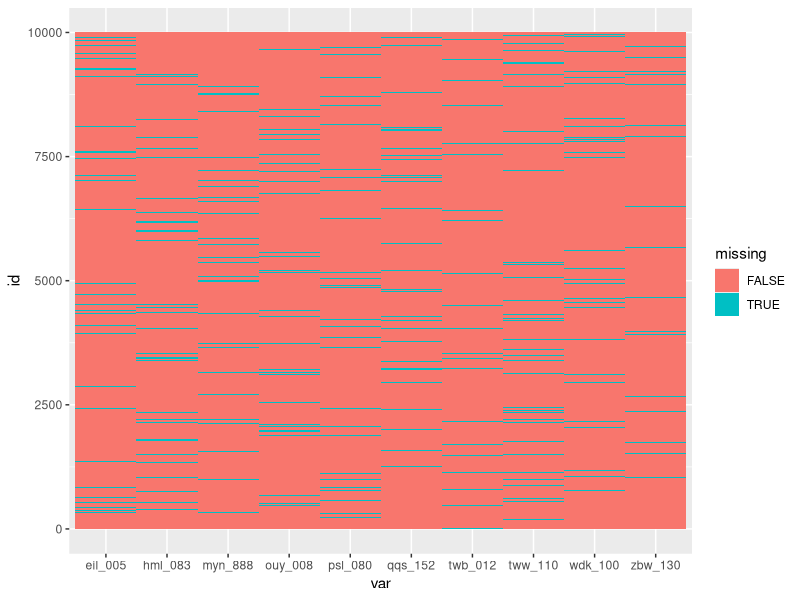
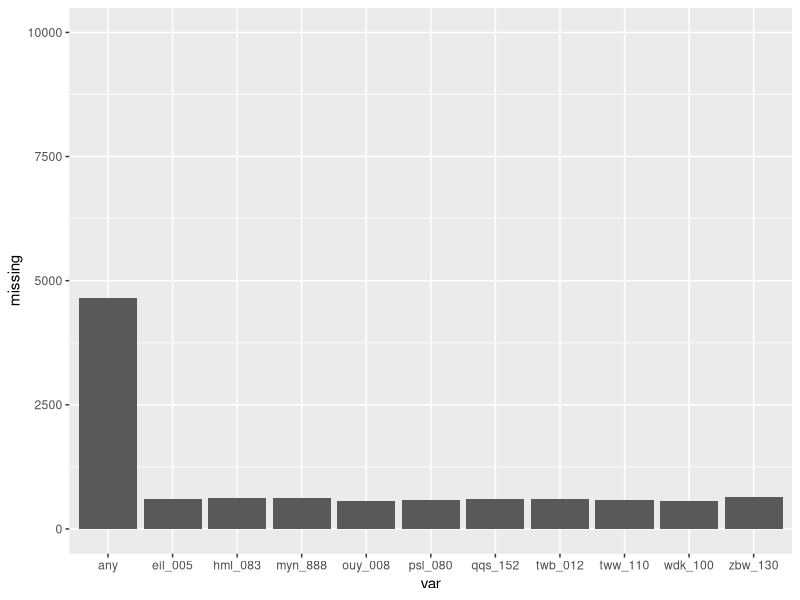

Reproduce these figures in R, in order.
# Make some example data
library(tidyverse)
d <- tibble(id = 1:10000)

# Add some variables
for (i in 1:10) {
  # generate a random name
  L <- paste0(sample(letters, 3, replace = T), collapse = "")
  N <- paste0(sample(0:9, 3, replace = T, prob = 1/(1:10)), collapse = "")
  v <- paste0(L, '_', N, collapse = "")
  
  # Make up some normal data
  d[, v] <- rnorm(nrow(d))
}

# Delete some data at random
p_missing = .06

d_miss <- mutate(d, across(.cols = -id, function(x) {
  miss <- runif(nrow(d)) < p_missing
  x[miss] <- NA
  x
}))
  
# Visualise missing cases
d_miss %>%
  pivot_longer(cols = -id, names_to = "var") %>%
  mutate(missing = is.na(value)) %>%
  ggplot(aes(x = var, y = id, fill = missing)) +
  geom_tile(colour = NA)

# Add a summary variable for any missing
d_miss$any <- apply(d_miss, 1, function(r) ifelse(any(is.na(r)), NA, F))

# Plot numbers of missing
d_miss %>%
  pivot_longer(cols = -id, names_to = "var") %>%
  mutate(missing = is.na(value)) %>%
  group_by(var) %>%
  summarise(missing = sum(missing)) %>%
  ggplot(aes(x = var, y = missing)) +
  geom_col() +
  scale_y_continuous(limits = c(0, nrow(d)))
